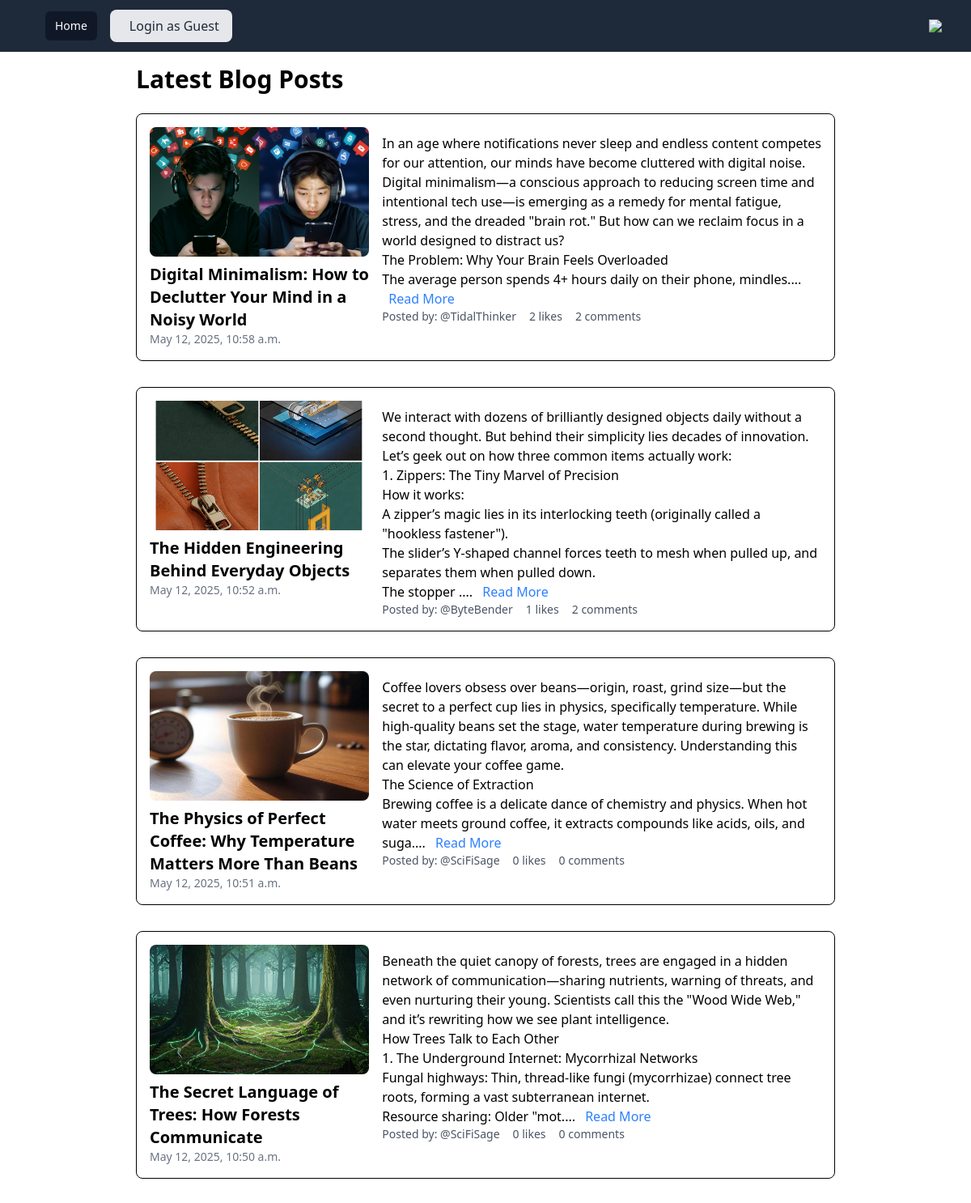
Screenshot of /blog/ (upper part) with the database file from the repository.
### App_Blog/models.py (models this page shows, shortened)
class Blog(models.Model):
    author=models.ForeignKey(User,on_delete=models.CASCADE,related_name='post_author')
    blog_title=models.CharField(max_length=200,verbose_name='put a title')
    slug=models.SlugField(max_length=200,unique=True)
    blog_content=models.TextField(verbose_name='what is on your mind?')
    blog_image=models.ImageField(upload_to='blog_images',verbose_name='image')
    publish_date=models.DateTimeField(auto_now_add=True)
    update_date=models.DateTimeField(auto_now=True)

### App_Blog/views.py (the view)
# urls.py: path('',views.BlogList.as_view(),name='blog_list'),
class BlogList(ListView):
    context_object_name='blogs'
    model=Blog
    template_name='App_Blog/blog_list.html'
    queryset=Blog.objects.order_by('-publish_date')

### App_Blog/templatetags/custom_filters.py (called while the page is built)
def range_filter(value):
    return value[0:500]+"...."

### templates/App_Blog/blog_list.html (shortened to what this page needs)
{% extends "base.html" %}
{% load tailwind_filters %}
{% load custom_filters %}
{% block body_block %}
<div class="max-w-4xl mx-auto p-4">
  <h1 class="text-3xl font-bold mb-6">Latest Blog Posts</h1>
  {% for blog in blogs %}
  <article class="flex flex-col md:flex-row gap-4 mb-8 p-4 border rounded-lg hover:shadow-md transition-shadow">
    <div class="md:w-1/3">
      {% if blog.blog_image %}
      <img src="/media/{{blog.blog_image}}"
           alt="{{blog.blog_title}}"
           class="w-full h-40 object-cover rounded-lg mb-2">
      {% endif %}
      <h3 class="text-xl font-semibold">{{blog.blog_title}}</h3>
      <p class="text-sm text-gray-500">{{blog.publish_date}}</p>
    </div>
    <div class="md:w-2/3">
      <p class="text-gray-700 mb-2">
        {% autoescape off %}
          {{blog.blog_content|linebreaks|range_filter}}
        {% endautoescape %}
        <a href="{% url 'App_Blog:blog_details' slug=blog.slug %}"
           class="text-blue-500 hover:text-blue-700 ml-2">
          Read More
        </a>
      </p>
      <div class="flex items-center gap-4 text-sm text-gray-600">
        <span>Posted by: @{{blog.author}}</span>
        <span>{{ blog.liked_blog.count }} likes</span>
        <span>{{ blog.blog_comment.count }} comments</span>
      </div>
    </div>
  </article>
  {% endfor %}
</div>
{% endblock %}

### rows the page displays
Blog: blog_image (picture), blog_title "Digital Minimalism: How to Declutter Your Mind in a Noisy World", publish_date "May 12, 2025, 10:58 a.m.", blog_content|range_filter "In an age where notifications never sleep and endless content competes for our attention, our minds have become cluttered with digital noise. Digital minimalism—a conscious approach to reducing screen time and intentional tech use—is emerging as a remedy for mental fatigue, stress, and the dreaded \"brain rot.\" But how can we reclaim focus in a world designed to distract us? The Problem: Why Your Brain Feels Overloaded The average person spends 4+ hours daily on their phone, mindles....", author "TidalThinker", liked_blog.count "2", blog_comment.count "2"
Blog: blog_image (picture), blog_title "The Hidden Engineering Behind Everyday Objects", publish_date "May 12, 2025, 10:52 a.m.", blog_content|range_filter "We interact with dozens of brilliantly designed objects daily without a second thought. But behind their simplicity lies decades of innovation. Let’s geek out on how three common items actually work: 1. Zippers: The Tiny Marvel of Precision How it works: A zipper’s magic lies in its interlocking teeth (originally called a \"hookless fastener\"). The slider’s Y-shaped channel forces teeth to mesh when pulled up, and separates them when pulled down. The stopper ....", author "ByteBender", liked_blog.count "1", blog_comment.count "2"
Blog: blog_image (picture), blog_title "The Physics of Perfect Coffee: Why Temperature Matters More Than Beans", publish_date "May 12, 2025, 10:51 a.m.", blog_content|range_filter "Coffee lovers obsess over beans—origin, roast, grind size—but the secret to a perfect cup lies in physics, specifically temperature. While high-quality beans set the stage, water temperature during brewing is the star, dictating flavor, aroma, and consistency. Understanding this can elevate your coffee game. The Science of Extraction Brewing coffee is a delicate dance of chemistry and physics. When hot water meets ground coffee, it extracts compounds like acids, oils, and suga....", author "SciFiSage", liked_blog.count "0", blog_comment.count "0"
Blog: blog_image (picture), blog_title "The Secret Language of Trees: How Forests Communicate", publish_date "May 12, 2025, 10:50 a.m.", blog_content|range_filter "Beneath the quiet canopy of forests, trees are engaged in a hidden network of communication—sharing nutrients, warning of threats, and even nurturing their young. Scientists call this the \"Wood Wide Web,\" and it’s rewriting how we see plant intelligence. How Trees Talk to Each Other 1. The Underground Internet: Mycorrhizal Networks Fungal highways: Thin, thread-like fungi (mycorrhizae) connect tree roots, forming a vast subterranean internet. Resource sharing: Older \"mot....", author "SciFiSage", liked_blog.count "0", blog_comment.count "0"
